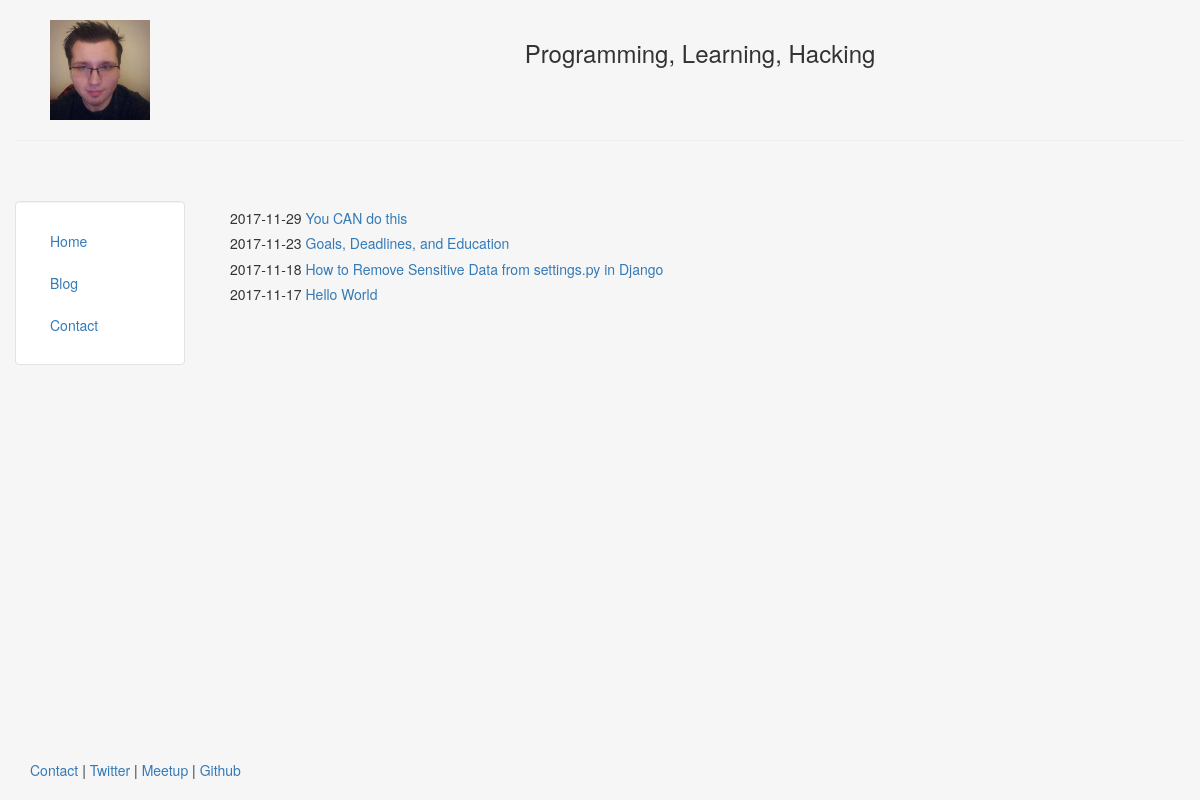
/blog/, run on an earlier commit of the app's database.
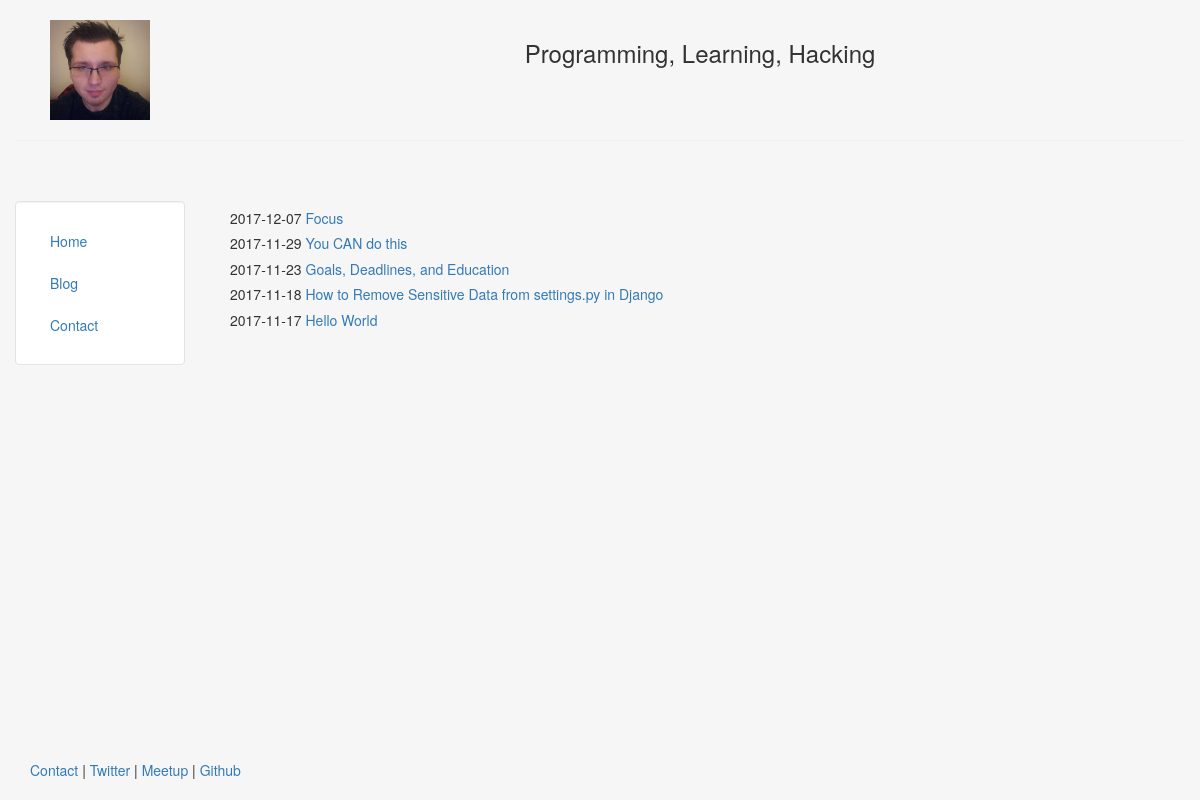
And on a later commit of the database.
### blog/models.py (models this page shows, shortened)
class Post(models.Model):
    title = models.CharField(max_length=140)
    body = models.TextField()
    date = models.DateTimeField()

### blog/templates/blog/blog.html
{% extends "personal/header.html" %}
{% block content %}
    {% for post in object_list %}
        <h5>{{ post.date|date:"Y-m-d" }}
        	<a href="/blog/{{post.id}}"> {{post.title}}</a></h5>
    {% endfor %}
{% endblock %}

What changed in the data, as far as the page shows it:
added Post: date "2017-12-07", title "Focus"
